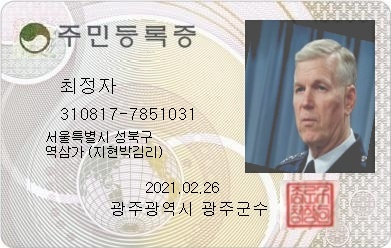
#> input picture korean_ocr_using_paddleOCR/assets/images/11.jpg, 391 x 248 px, found by its file name
$ jupyter execute --allow-errors paddleOCR.ipynb
#> lines starting #> are read from the running program, lines starting #| are printed output that depends on the picture
### flask_python/paddleocr/paddleocr.py
# Copyright (c) 2020 PaddlePaddle Authors. All Rights Reserved.
#
# Licensed under the Apache License, Version 2.0 (the "License");
# you may not use this file except in compliance with the License.
# You may obtain a copy of the License at
#
#     http://www.apache.org/licenses/LICENSE-2.0
#
# Unless required by applicable law or agreed to in writing, software
# distributed under the License is distributed on an "AS IS" BASIS,
# WITHOUT WARRANTIES OR CONDITIONS OF ANY KIND, either express or implied.
# See the License for the specific language governing permissions and
# limitations under the License.

import os
import sys
import importlib

__dir__ = os.path.dirname(__file__)

import paddle

sys.path.append(os.path.join(__dir__, ''))

import cv2
import logging
import numpy as np
from pathlib import Path
import base64
from io import BytesIO
from PIL import Image


def _import_file(module_name, file_path, make_importable=False):
    spec = importlib.util.spec_from_file_location(module_name, file_path)
    module = importlib.util.module_from_spec(spec)
    spec.loader.exec_module(module)
    if make_importable:
        sys.modules[module_name] = module
    return module


tools = _import_file(
    'tools', os.path.join(__dir__, 'tools/__init__.py'), make_importable=True)
ppocr = importlib.import_module('ppocr', 'paddleocr')
ppstructure = importlib.import_module('ppstructure', 'paddleocr')
from ppocr.utils.logging import get_logger
from tools.infer import predict_system
from ppocr.utils.utility import check_and_read, get_image_file_list, alpha_to_color, binarize_img
from ppocr.utils.network import maybe_download, download_with_progressbar, is_link, confirm_model_dir_url
from tools.infer.utility import draw_ocr, str2bool, check_gpu
from ppstructure.utility import init_args, draw_structure_result
from ppstructure.predict_system import StructureSystem, save_structure_res, to_excel

logger = get_logger()
__all__ = [
    'PaddleOCR', 'PPStructure', 'draw_ocr', 'draw_structure_result',
    'save_structure_res', 'download_with_progressbar', 'to_excel'
]

SUPPORT_DET_MODEL = ['DB']
VERSION = '2.7.0.3'
SUPPORT_REC_MODEL = ['CRNN', 'SVTR_LCNet']
BASE_DIR = os.path.expanduser("~/.paddleocr/")

DEFAULT_OCR_MODEL_VERSION = 'PP-OCRv4'
SUPPORT_OCR_MODEL_VERSION = ['PP-OCR', 'PP-OCRv2', 'PP-OCRv3', 'PP-OCRv4']
DEFAULT_STRUCTURE_MODEL_VERSION = 'PP-StructureV2'
SUPPORT_STRUCTURE_MODEL_VERSION = ['PP-Structure', 'PP-StructureV2']
MODEL_URLS = {
    'OCR': {
        'PP-OCRv4': {
            'det': {
                'ch': {
                    'url':
                    'https://paddleocr.bj.bcebos.com/PP-OCRv4/chinese/ch_PP-OCRv4_det_infer.tar',
                },
                'en': {
                    'url':
                    'https://paddleocr.bj.bcebos.com/PP-OCRv3/english/en_PP-OCRv3_det_infer.tar',
                },
                'ml': {
                    'url':
                    'https://paddleocr.bj.bcebos.com/PP-OCRv3/multilingual/Multilingual_PP-OCRv3_det_infer.tar'
                }
            },
            'rec': {
                'ch': {
                    'url':
                    'https://paddleocr.bj.bcebos.com/PP-OCRv4/chinese/ch_PP-OCRv4_rec_infer.tar',
                    'dict_path': './ppocr/utils/ppocr_keys_v1.txt'
                },
                'en': {
                    'url':
                    'https://paddleocr.bj.bcebos.com/PP-OCRv4/english/en_PP-OCRv4_rec_infer.tar',
                    'dict_path': './ppocr/utils/en_dict.txt'
                },
                'korean': {
                    'url':
                    'https://paddleocr.bj.bcebos.com/PP-OCRv4/multilingual/korean_PP-OCRv4_rec_infer.tar',
                    'dict_path': './ppocr/utils/dict/korean_dict.txt'
                },
                'japan': {
                    'url':
                    'https://paddleocr.bj.bcebos.com/PP-OCRv4/multilingual/japan_PP-OCRv4_rec_infer.tar',
                    'dict_path': './ppocr/utils/dict/japan_dict.txt'
                },
                'chinese_cht': {
                    'url':
                    'https://paddleocr.bj.bcebos.com/PP-OCRv3/multilingual/chinese_cht_PP-OCRv3_rec_infer.tar',
                    'dict_path': './ppocr/utils/dict/chinese_cht_dict.txt'
                },
                'ta': {
                    'url':
                    'https://paddleocr.bj.bcebos.com/PP-OCRv4/multilingual/ta_PP-OCRv4_rec_infer.tar',
                    'dict_path': './ppocr/utils/dict/ta_dict.txt'
                },
                'te': {
                    'url':
                    'https://paddleocr.bj.bcebos.com/PP-OCRv4/multilingual/te_PP-OCRv4_rec_infer.tar',
                    'dict_path': './ppocr/utils/dict/te_dict.txt'
                },
                'ka': {
                    'url':
                    'https://paddleocr.bj.bcebos.com/PP-OCRv4/multilingual/ka_PP-OCRv4_rec_infer.tar',
                    'dict_path': './ppocr/utils/dict/ka_dict.txt'
                },
                'latin': {
                    'url':
                    'https://paddleocr.bj.bcebos.com/PP-OCRv3/multilingual/latin_PP-OCRv3_rec_infer.tar',
                    'dict_path': './ppocr/utils/dict/latin_dict.txt'
                },
                'arabic': {
                    'url':
                    'https://paddleocr.bj.bcebos.com/PP-OCRv4/multilingual/arabic_PP-OCRv4_rec_infer.tar',
                    'dict_path': './ppocr/utils/dict/arabic_dict.txt'
                },
                'cyrillic': {
                    'url':
                    'https://paddleocr.bj.bcebos.com/PP-OCRv3/multilingual/cyrillic_PP-OCRv3_rec_infer.tar',
                    'dict_path': './ppocr/utils/dict/cyrillic_dict.txt'
                },
                'devanagari': {
                    'url':
                    'https://paddleocr.bj.bcebos.com/PP-OCRv4/multilingual/devanagari_PP-OCRv4_rec_infer.tar',
                    'dict_path': './ppocr/utils/dict/devanagari_dict.txt'
                },
            },
            'cls': {
                'ch': {
                    'url':
                    'https://paddleocr.bj.bcebos.com/dygraph_v2.0/ch/ch_ppocr_mobile_v2.0_cls_infer.tar',
                }
            },
        },
        'PP-OCRv3': {
            'det': {
                'ch': {
                    'url':
                    'https://paddleocr.bj.bcebos.com/PP-OCRv3/chinese/ch_PP-OCRv3_det_infer.tar',
                },
                'en': {
                    'url':
                    'https://paddleocr.bj.bcebos.com/PP-OCRv3/english/en_PP-OCRv3_det_infer.tar',
                },
                'ml': {
                    'url':
                    'https://paddleocr.bj.bcebos.com/PP-OCRv3/multilingual/Multilingual_PP-OCRv3_det_infer.tar'
                }
            },
            'rec': {
                'ch': {
                    'url':
                    'https://paddleocr.bj.bcebos.com/PP-OCRv3/chinese/ch_PP-OCRv3_rec_infer.tar',
                    'dict_path': './ppocr/utils/ppocr_keys_v1.txt'
                },
                'en': {
                    'url':
                    'https://paddleocr.bj.bcebos.com/PP-OCRv3/english/en_PP-OCRv3_rec_infer.tar',
                    'dict_path': './ppocr/utils/en_dict.txt'
                },
                'korean': {
                    'url':
                    'https://paddleocr.bj.bcebos.com/PP-OCRv3/multilingual/korean_PP-OCRv3_rec_infer.tar',
                    'dict_path': './ppocr/utils/dict/korean_dict.txt'
                },
                'japan': {
                    'url':
                    'https://paddleocr.bj.bcebos.com/PP-OCRv3/multilingual/japan_PP-OCRv3_rec_infer.tar',
                    'dict_path': './ppocr/utils/dict/japan_dict.txt'
                },
                'chinese_cht': {
                    'url':
                    'https://paddleocr.bj.bcebos.com/PP-OCRv3/multilingual/chinese_cht_PP-OCRv3_rec_infer.tar',
                    'dict_path': './ppocr/utils/dict/chinese_cht_dict.txt'
                },
                'ta': {
                    'url':
                    'https://paddleocr.bj.bcebos.com/PP-OCRv3/multilingual/ta_PP-OCRv3_rec_infer.tar',
                    'dict_path': './ppocr/utils/dict/ta_dict.txt'
                },
                'te': {
                    'url':
                    'https://paddleocr.bj.bcebos.com/PP-OCRv3/multilingual/te_PP-OCRv3_rec_infer.tar',
                    'dict_path': './ppocr/utils/dict/te_dict.txt'
                },
                'ka': {
                    'url':
                    'https://paddleocr.bj.bcebos.com/PP-OCRv3/multilingual/ka_PP-OCRv3_rec_infer.tar',
                    'dict_path': './ppocr/utils/dict/ka_dict.txt'
                },
                'latin': {
                    'url':
                    'https://paddleocr.bj.bcebos.com/PP-OCRv3/multilingual/latin_PP-OCRv3_rec_infer.tar',
                    'dict_path': './ppocr/utils/dict/latin_dict.txt'
                },
                'arabic': {
                    'url':
                    'https://paddleocr.bj.bcebos.com/PP-OCRv3/multilingual/arabic_PP-OCRv3_rec_infer.tar',
                    'dict_path': './ppocr/utils/dict/arabic_dict.txt'
                },
                'cyrillic': {
                    'url':
                    'https://paddleocr.bj.bcebos.com/PP-OCRv3/multilingual/cyrillic_PP-OCRv3_rec_infer.tar',
                    'dict_path': './ppocr/utils/dict/cyrillic_dict.txt'
                },
                'devanagari': {
                    'url':
                    'https://paddleocr.bj.bcebos.com/PP-OCRv3/multilingual/devanagari_PP-OCRv3_rec_infer.tar',
                    'dict_path': './ppocr/utils/dict/devanagari_dict.txt'
                },
            },
            'cls': {
                'ch': {
                    'url':
                    'https://paddleocr.bj.bcebos.com/dygraph_v2.0/ch/ch_ppocr_mobile_v2.0_cls_infer.tar',
                }
            },
        },
        'PP-OCRv2': {
            'det': {
                'ch': {
                    'url':
                    'https://paddleocr.bj.bcebos.com/PP-OCRv2/chinese/ch_PP-OCRv2_det_infer.tar',
                },
            },
            'rec': {
                'ch': {
                    'url':
                    'https://paddleocr.bj.bcebos.com/PP-OCRv2/chinese/ch_PP-OCRv2_rec_infer.tar',
                    'dict_path': './ppocr/utils/ppocr_keys_v1.txt'
                }
            },
            'cls': {
                'ch': {
                    'url':
                    'https://paddleocr.bj.bcebos.com/dygraph_v2.0/ch/ch_ppocr_mobile_v2.0_cls_infer.tar',
                }
            },
        },
        'PP-OCR': {
            'det': {
                'ch': {
                    'url':
                    'https://paddleocr.bj.bcebos.com/dygraph_v2.0/ch/ch_ppocr_mobile_v2.0_det_infer.tar',
                },
                'en': {
                    'url':
                    'https://paddleocr.bj.bcebos.com/dygraph_v2.0/multilingual/en_ppocr_mobile_v2.0_det_infer.tar',
                },
                'structure': {
                    'url':
                    'https://paddleocr.bj.bcebos.com/dygraph_v2.0/table/en_ppocr_mobile_v2.0_table_det_infer.tar'
                }
            },
            'rec': {
                'ch': {
                    'url':
                    'https://paddleocr.bj.bcebos.com/dygraph_v2.0/ch/ch_ppocr_mobile_v2.0_rec_infer.tar',
                    'dict_path': './ppocr/utils/ppocr_keys_v1.txt'
                },
                'en': {
                    'url':
                    'https://paddleocr.bj.bcebos.com/dygraph_v2.0/multilingual/en_number_mobile_v2.0_rec_infer.tar',
                    'dict_path': './ppocr/utils/en_dict.txt'
                },
                'french': {
                    'url':
                    'https://paddleocr.bj.bcebos.com/dygraph_v2.0/multilingual/french_mobile_v2.0_rec_infer.tar',
                    'dict_path': './ppocr/utils/dict/french_dict.txt'
                },
                'german': {
                    'url':
                    'https://paddleocr.bj.bcebos.com/dygraph_v2.0/multilingual/german_mobile_v2.0_rec_infer.tar',
                    'dict_path': './ppocr/utils/dict/german_dict.txt'
                },
                'korean': {
                    'url':
                    'https://paddleocr.bj.bcebos.com/dygraph_v2.0/multilingual/korean_mobile_v2.0_rec_infer.tar',
                    'dict_path': './ppocr/utils/dict/korean_dict.txt'
                },
                'japan': {
                    'url':
                    'https://paddleocr.bj.bcebos.com/dygraph_v2.0/multilingual/japan_mobile_v2.0_rec_infer.tar',
                    'dict_path': './ppocr/utils/dict/japan_dict.txt'
                },
                'chinese_cht': {
                    'url':
                    'https://paddleocr.bj.bcebos.com/dygraph_v2.0/multilingual/chinese_cht_mobile_v2.0_rec_infer.tar',
                    'dict_path': './ppocr/utils/dict/chinese_cht_dict.txt'
                },
                'ta': {
                    'url':
                    'https://paddleocr.bj.bcebos.com/dygraph_v2.0/multilingual/ta_mobile_v2.0_rec_infer.tar',
                    'dict_path': './ppocr/utils/dict/ta_dict.txt'
                },
                'te': {
                    'url':
                    'https://paddleocr.bj.bcebos.com/dygraph_v2.0/multilingual/te_mobile_v2.0_rec_infer.tar',
                    'dict_path': './ppocr/utils/dict/te_dict.txt'
                },
                'ka': {
                    'url':
                    'https://paddleocr.bj.bcebos.com/dygraph_v2.0/multilingual/ka_mobile_v2.0_rec_infer.tar',
                    'dict_path': './ppocr/utils/dict/ka_dict.txt'
                },
                'latin': {
                    'url':
                    'https://paddleocr.bj.bcebos.com/dygraph_v2.0/multilingual/latin_ppocr_mobile_v2.0_rec_infer.tar',
                    'dict_path': './ppocr/utils/dict/latin_dict.txt'
                },
                'arabic': {
                    'url':
                    'https://paddleocr.bj.bcebos.com/dygraph_v2.0/multilingual/arabic_ppocr_mobile_v2.0_rec_infer.tar',
                    'dict_path': './ppocr/utils/dict/arabic_dict.txt'
                },
                'cyrillic': {
                    'url':
                    'https://paddleocr.bj.bcebos.com/dygraph_v2.0/multilingual/cyrillic_ppocr_mobile_v2.0_rec_infer.tar',
                    'dict_path': './ppocr/utils/dict/cyrillic_dict.txt'
                },
                'devanagari': {
                    'url':
                    'https://paddleocr.bj.bcebos.com/dygraph_v2.0/multilingual/devanagari_ppocr_mobile_v2.0_rec_infer.tar',
                    'dict_path': './ppocr/utils/dict/devanagari_dict.txt'
                },
                'structure': {
                    'url':
                    'https://paddleocr.bj.bcebos.com/dygraph_v2.0/table/en_ppocr_mobile_v2.0_table_rec_infer.tar',
                    'dict_path': 'ppocr/utils/dict/table_dict.txt'
                }
            },
            'cls': {
                'ch': {
                    'url':
                    'https://paddleocr.bj.bcebos.com/dygraph_v2.0/ch/ch_ppocr_mobile_v2.0_cls_infer.tar',
                }
            },
        }
    },
    'STRUCTURE': {
        'PP-Structure': {
            'table': {
                'en': {
                    'url':
                    'https://paddleocr.bj.bcebos.com/dygraph_v2.0/table/en_ppocr_mobile_v2.0_table_structure_infer.tar',
                    'dict_path': 'ppocr/utils/dict/table_structure_dict.txt'
                }
            }
        },
        'PP-StructureV2': {
            'table': {
                'en': {
                    'url':
                    'https://paddleocr.bj.bcebos.com/ppstructure/models/slanet/en_ppstructure_mobile_v2.0_SLANet_infer.tar',
                    'dict_path': 'ppocr/utils/dict/table_structure_dict.txt'
                },
                'ch': {
                    'url':
                    'https://paddleocr.bj.bcebos.com/ppstructure/models/slanet/ch_ppstructure_mobile_v2.0_SLANet_infer.tar',
                    'dict_path': 'ppocr/utils/dict/table_structure_dict_ch.txt'
                }
            },
            'layout': {
                'en': {
                    'url':
                    'https://paddleocr.bj.bcebos.com/ppstructure/models/layout/picodet_lcnet_x1_0_fgd_layout_infer.tar',
                    'dict_path':
                    'ppocr/utils/dict/layout_dict/layout_publaynet_dict.txt'
                },
                'ch': {
                    'url':
                    'https://paddleocr.bj.bcebos.com/ppstructure/models/layout/picodet_lcnet_x1_0_fgd_layout_cdla_infer.tar',
                    'dict_path':
                    'ppocr/utils/dict/layout_dict/layout_cdla_dict.txt'
                }
            }
        }
    }
}


# [108 lines left out: functions parse_args, parse_lang, get_model_config, not called in this run]


def img_decode(content: bytes):
    np_arr = np.frombuffer(content, dtype=np.uint8)
    return cv2.imdecode(np_arr, cv2.IMREAD_UNCHANGED)


# [38 lines left out: function check_img, not called in this run]


class PaddleOCR(predict_system.TextSystem):
    # [137 lines left out: functions __init__, ocr, not called in this run]


class PPStructure(StructureSystem):
    # [164 lines left out: functions __init__, __call__, main, not called in this run]

### flask_python/paddleOCR.ipynb
[cell 1]
# pip install --upgrade paddlepaddle

[cell 2]
import paddle
paddle.utils.run_check()
#> (this line was passed over: paddle is not available in this run)

#> (a cell that did not finish here is left out)


#> (a cell that did not finish here is left out)

#> (a cell that did not finish here is left out)

#> (a cell that did not finish here is left out)

[cell 7]
img_path = '/home/prlab/Desktop/pythonProject/korean_ocr_using_paddleOCR/data/images/26.jpg'

#> (a cell that did not finish here is left out)

#> (a cell that did not finish here is left out)

[cell 10]
# !pip install pillow

[cell 11]
from PIL import Image, ImageDraw

def redact_regions(image_path, regions_to_redact):
    # Open the image
    img = Image.open(image_path)
#> img is the input picture: PIL image 391x248 RGB; mean R, G, B 197.3, 192.8, 187.6
    draw = ImageDraw.Draw(img)

    # Redact each specified region
    for region in regions_to_redact:
        # Extract region coordinates
        region_coordinates = region[0]
        x, y, w, h = [int(coord) for coord in [region_coordinates[0][0], region_coordinates[0][1], region_coordinates[2][0] - region_coordinates[0][0], region_coordinates[2][1] - region_coordinates[0][1]]]

        # Redact the region by drawing a red rectangle
        draw.rectangle([x, y, x + w, y + h], fill="red")

    # Save the redacted image
    img.save("redacted_image.jpg")
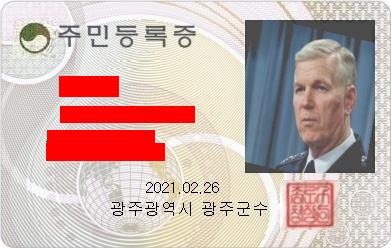
#> saved as redacted_image.jpg: PIL image 391x248 RGB; mean R, G, B 202.2, 179.3, 174.5

# Specify the image path and regions to redact
img_path = '/home/prlab/Desktop/pythonProject/korean_ocr_using_paddleOCR/assets/images/11.jpg'
regions_to_redact = [
    [[[59.0, 76.0], [118.0, 76.0], [118.0, 96.0], [59.0, 96.0]], ('최정자', 0.9996077418327332)],
    [[[60.0, 106.0], [194.0, 106.0], [194.0, 122.0], [60.0, 122.0]], ('310817-7851031', 0.959125816822052)],
    [[[47.0, 130.0], [154.0, 130.0], [154.0, 143.0], [47.0, 143.0]], ('서물특별시섬북구', 0.9442634582519531)],
    [[[46.0, 143.0], [164.0, 143.0], [164.0, 160.0], [46.0, 160.0]], ('멱삼가[지현박김리}', 0.8982561230659485)]
]

# Perform redaction
redact_regions(img_path, regions_to_redact)
